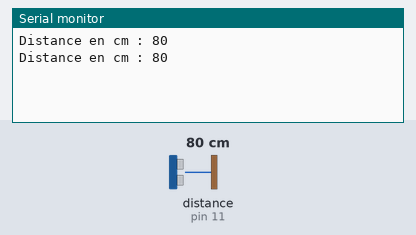
A sketch run on a simulated Arduino Uno, built with avr-gcc and run on an emulated ATmega328P. Shown: the last lines printed to the serial monitor. Wiring (inferred from the names in the program): ultrasonic range finder: trigger pin 12; echo pin 11. The inputs (shaded band) are chosen by the test bench; at power-on: distance to the obstacle (sensor on pin 11) 80 cm. The echo pulse lasts 58.3 µs per cm.

Above: at 1.8 s.
1.9 s: distance to the obstacle (sensor on pin 11) set to 2 cm
At 2.8 s:
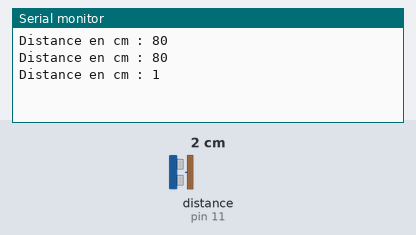
3.4 s: distance to the obstacle (sensor on pin 11) set to 4 cm
At 4.8 s:
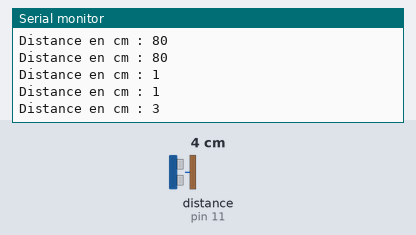
Timing chart, 0 to 6.4 s (numbered marks = the images above; inputs shaded):
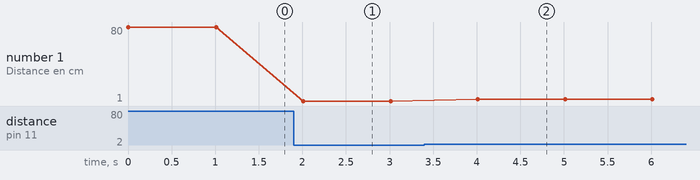

Measured:
- after the input at 1.9 s, the serial monitor: prints a new line after 0.11 s (image 1)
- after the input at 3.4 s, the serial monitor: prints a new line after 0.61 s (image 2)
- plotted number 1: 80 → 1 after the input at 1.9 s, 1 → 3 after the input at 3.4 s

The sketch:

capteurDistance.ino
```cpp
/*
Utilisation du capteur Ultrason HC-SR04
http://itechnofrance.wordpress.com/2013/03/12/utilisation-du-module-ultrason-hc-sr04-avec-larduino/
*/

// définition des broches utilisées
int trig = 12;
int echo = 11;
long lecture_echo;
long cm;

void setup()
{
  pinMode(trig, OUTPUT);
  digitalWrite(trig, LOW);
  pinMode(echo, INPUT);
  Serial.begin(9600);
}

void loop()
{
  digitalWrite(trig, HIGH);
  delayMicroseconds(10);
  digitalWrite(trig, LOW);
  lecture_echo = pulseIn(echo, HIGH);
  cm = lecture_echo / 58;
  Serial.print("Distance en cm : ");
  Serial.println(cm);
  delay(1000);
}
```
